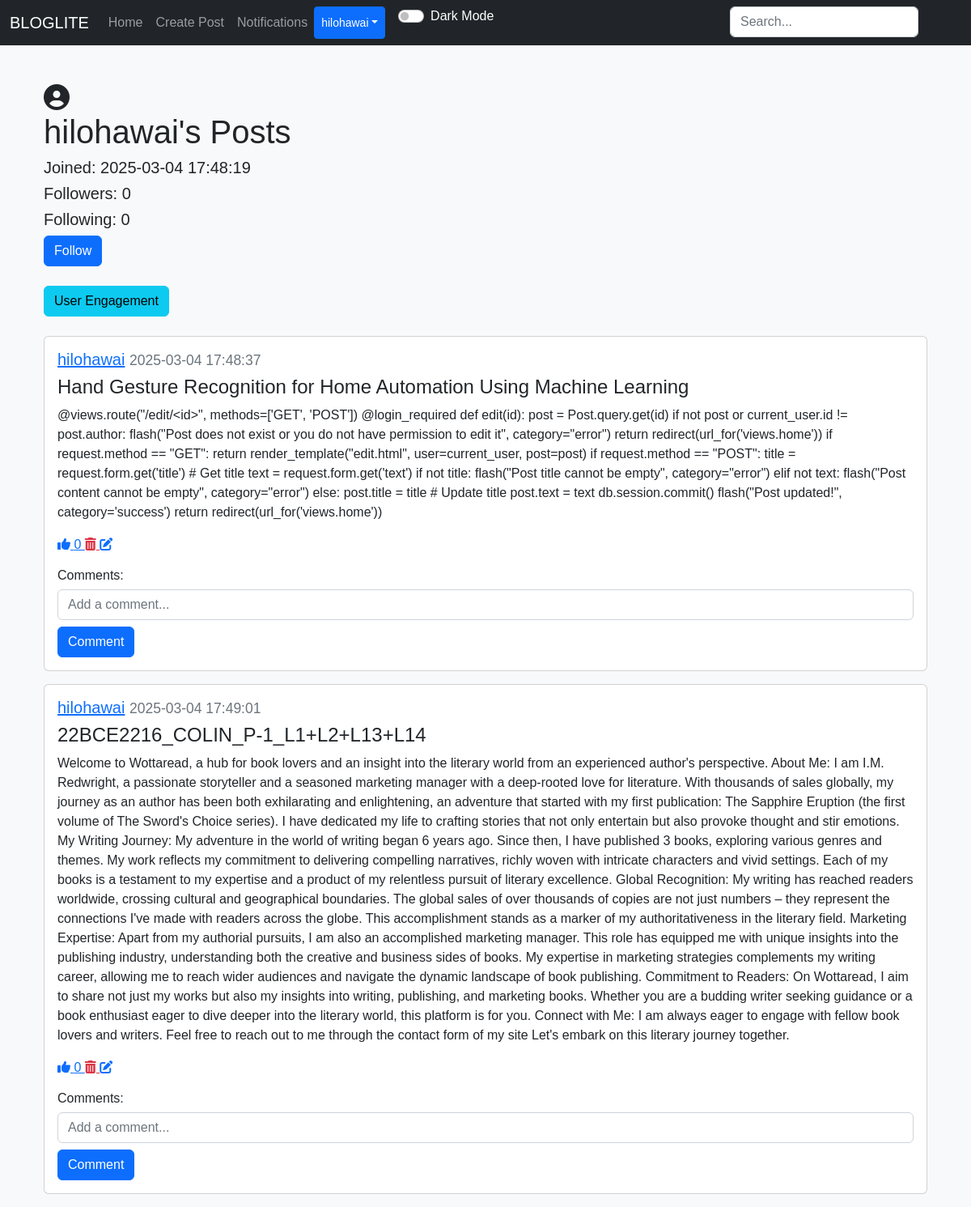
The page /posts/hilohawai (signed in) on the database its author committed.
### applicaton/models.py (models this page shows)
class User(db.Model, UserMixin):
    id = db.Column(db.Integer, primary_key=True)
    email = db.Column(db.String(150), unique=True)
    username = db.Column(db.String(150), unique=True)
    password = db.Column(db.String(150))
    date_created = db.Column(db.DateTime(timezone=True), default=func.now())
    profile_picture = db.Column(db.String(150), nullable=True)
    posts = db.relationship("Post", backref="user", cascade="all, delete")
    comments = db.relationship("Comment", backref="user", cascade="all, delete")
    likes = db.relationship("Like", backref="user", cascade="all, delete")
    followers = db.relationship("Follower", foreign_keys=[Follower.user_id], backref="followed_user", lazy="dynamic")
    following = db.relationship("Follower", foreign_keys=[Follower.follower_id], backref="follower", lazy="dynamic")
    notifications = db.relationship("Notification", backref="user", cascade="all, delete", lazy="dynamic")

class Post(db.Model):
    id = db.Column(db.Integer, primary_key=True)
    title = db.Column(db.String(150), nullable=False)  # Add title field
    text = db.Column(db.Text, nullable=False)
    date_created = db.Column(db.DateTime(timezone=True), default=func.now())
    author = db.Column(db.Integer, db.ForeignKey('user.id'), nullable=False)
    category_id = db.Column(db.Integer, db.ForeignKey('category.id'), nullable=True)
    comments = db.relationship("Comment", backref="post", cascade="all, delete")
    likes = db.relationship("Like", backref="post", cascade="all, delete")

### applicaton/views.py (the view)
@views.route("/posts/<username>")
@login_required
def post(username):
    user = User.query.filter_by(username=username).first()
    if not user:
        flash("No user with that username exists", category="error")
        return redirect(url_for('views.home'))
    posts = user.posts
    user_id = user.id
    following = Follower.query.filter_by(
        user_id=user.id, follower_id=current_user.id).first()
    return render_template("posts.html", user=current_user, posts=posts, username=username, User=User, following=following, user_id=user_id, profile_user=user)

### applicaton/__init__.py (called while the page is built)
def create_app():
    app = Flask(__name__)
    app.config['SECRET_KEY'] = "perfetch"
    app.config['SQLALCHEMY_DATABASE_URI'] = "sqlite:///database.db"
    db.init_app(app)
    app.app_context().push()
    from .resources import api
    api.init_app(app)
    from .views import views
    app.register_blueprint(views,url_prefix="/")
    from .authentication import authentication
    app.register_blueprint(authentication,url_prefix="/")
    from .models import User,Post,Comment,Like,Follower
    create_database(app)
    login_manager = LoginManager()
    login_manager.login_view = "authentication.log_in"
    login_manager.init_app(app)
    @login_manager.user_loader
    def load_user(id):
        return User.query.get(int(id))
    return app

### applicaton/templates/posts.html (shortened to what this page needs)
{% extends "nav.html" %}
{% block content %}
<div class="container mt-5">
    <div class="profile-pic-container mr-3">
        {% if profile_user.profile_picture %}
            <img src="{{ url_for('static', filename='uploads/' + profile_user.profile_picture) }}" alt="Profile Picture" class="profile-pic">
        {% else %}
            <i class="fas fa-user-circle fa-2x"></i>
        {% endif %}
    </div>
    <h1>{{ username }}'s Posts</h1>
    <h5>Joined: {{ profile_user.date_created }}</h5>
    <h5>Followers: {{ profile_user.followers.count() }}</h5>
    <h5>Following: {{ profile_user.following.count() }}</h5>
    <form action="{{ url_for('views.follow_unfollow', username=username) }}" method="POST">
        {% if following %}
            <button type="submit" class="btn btn-danger">Unfollow</button>
        {% else %}
            <button type="submit" class="btn btn-primary">Follow</button>
        {% endif %}
    </form>
    <br>
    <a href="{{ url_for('views.user_engagement', user_id=user_id) }}" class="btn btn-info">User Engagement</a>
    <br>
    <br>
    {% for post in posts %}
        <div class="card mb-3">
            <div class="card-body">
                <h5 class="card-title">
                    <a href="{{ url_for('views.post', username=username) }}">{{ username }}</a>
                    <small class="text-muted">{{ post.date_created }}</small>
                </h5>
                <h4>{{ post.title }}</h4>
                <p class="card-text">{{ post.text }}</p>
                <div>
                    <a href="{{ url_for('views.like', post_id=post.id) }}">
                        <i class="fas fa-thumbs-up"></i> {{ post.likes|length }}
                    </a>
                    {% if user.id == post.author %}
                        <a href="{{ url_for('views.delete_post', id=post.id) }}" class="text-danger ml-3">
                            <i class="fas fa-trash-alt"></i>
                        </a>
                        <a href="{{ url_for('views.edit', id=post.id) }}" class="text-primary ml-3">
                            <i class="fas fa-edit"></i>
                        </a>
                    {% endif %}
                </div>
                <h6 class="mt-3">Comments:</h6>
                <form method="POST" action="{{ url_for('views.create_comment', post_id=post.id) }}">
                    <div class="form-group">
                        <input type="text" name="text" class="form-control" placeholder="Add a comment...">
                        <button type="submit" class="btn btn-primary mt-2">Comment</button>
                    </div>
                </form>
            </div>
        </div>
    {% endfor %}
</div>
{% endblock %}

### applicaton/templates/nav.html (shortened to what this page needs)
<!DOCTYPE html>
<html lang="en">
<head>
  <link href="https://cdn.jsdelivr.net/npm/bootstrap@5.2.3/dist/css/bootstrap.min.css" rel="stylesheet">
  <link rel="stylesheet" href="https://code.jquery.com/ui/1.12.1/themes/base/jquery-ui.css">
  <link rel="stylesheet" href="{{ url_for('static', filename='style.css') }}">
</head>
<body>
  <nav class="navbar navbar-expand-lg navbar-dark bg-dark">
    <div class="container-fluid">
      <a class="navbar-brand" href="/home">BLOGLITE</a>
      <div class="collapse navbar-collapse" id="navbar">
        <div class="navbar-nav">
          <a class="nav-item nav-link" href="/home">Home</a>
          {% if user.is_authenticated %}
            <a class="nav-item nav-link" href="/create-post">Create Post</a>
            <a class="nav-item nav-link" href="/notifications">Notifications</a>
            <div style="position: absolute; right: 57px;">
              <form action="{{ url_for('views.search') }}" method="POST" class="d-flex" role="search">
                <input type="search" placeholder="Search..." name="query" class="form-control me-2" id="search-input">
              </form>
            </div>
            <div class="btn-group">
              <button type="button" class="btn btn-sm btn-primary dropdown-toggle" data-bs-toggle="dropdown">{{ user.username }}</button>
            </div>
          {% else %}
            <a class="nav-item nav-link" href="/login">Login</a>
            <a class="nav-item nav-link" href="/sign-up">Sign Up</a>
          {% endif %}
          <div class="form-check form-switch ms-3">
            <input class="form-check-input" type="checkbox" id="darkModeToggle" onclick="toggleDarkMode()">
            <label class="form-check-label text-white" for="darkModeToggle">Dark Mode</label>
          </div>
        </div>
      </div>
    </div>
  </nav>
  <div class="container">{% block content %}{% endblock %}</div>
</body>
</html>

### applicaton/static/style.css (style rules this page uses)
body { background-color: #f8f9fa; font-family: Arial, sans-serif; }
.profile-pic-container { display: inline-block; vertical-align: middle; margin-right: 10px; }

### rows shown on the page
User: username "hilohawai", date_created "2025-03-04 17:48:19"
Post: username "hilohawai", date_created "2025-03-04 17:48:37", title "Hand Gesture Recognition for Home Automation Using Machine Learning", text "@views.route(\"/edit/<id>\", methods=['GET', 'POST']) @login_required def edit(id): post = Post.query.get(id) if not post or current_user.id != post.author: flash(\"Post does not exist or you do not have permission to edit it\", category=\"error\") return redirect(url_for('views.home')) if request.method == \"GET\": return render_template(\"edit.html\", user=current_user, post=post) if request.method == \"POST\": title = request.form.get('title') # Get title text = request.form.get('text') if not title: flash(\"Post title cannot be empty\", category=\"error\") elif not text: flash(\"Post content cannot be empty\", category=\"error\") else: post.title = title # Update title post.text = text db.session.commit()…", likes|length "0"
Post: username "hilohawai", date_created "2025-03-04 17:49:01", title "22BCE2216_COLIN_P-1_L1+L2+L13+L14", text "Welcome to Wottaread, a hub for book lovers and an insight into the literary world from an experienced author's perspective. About Me: I am I.M. Redwright, a passionate storyteller and a seasoned marketing manager with a deep-rooted love for literature. With thousands of sales globally, my journey as an author has been both exhilarating and enlightening, an adventure that started with my first publication: The Sapphire Eruption (the first volume of The Sword's Choice series). I have dedicated my life to crafting stories that not only entertain but also provoke thought and stir emotions. My Writing Journey: My adventure in the world of writing began 6 years ago. Since then, I have published…", likes|length "0"

### other values the page prints
{{ profile_user.followers.count() }} "0"
{{ profile_user.following.count() }} "0"
